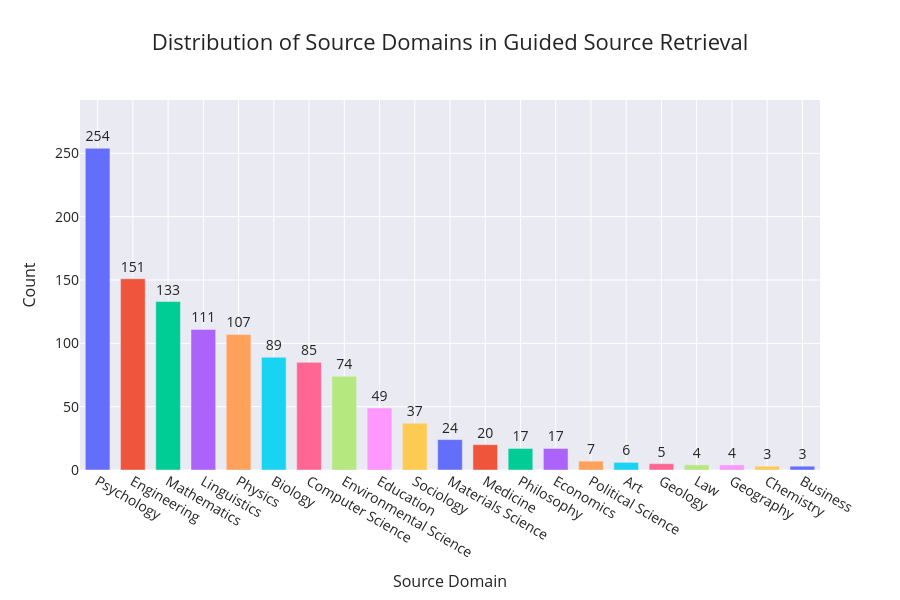

Notebook code for this chart:
### Code cell
plot_source_dist(converted_domains, "Guided Source Retrieval")

### Figure 1 — Plotly figure (JSON) as saved in the notebook; plotly's stock layout.template omitted (floating-point values rounded to 4 significant figures)
{"data": [{"hovertemplate": "Source Domain=%{x}<br>Count=%{text}<extra></extra>", "legendgroup": "Psychology", "marker": {"color": "#636efa", "pattern": {"shape": ""}}, "name": "Psychology", "orientation": "v", "showlegend": true, "text": [254.0], "textposition": "outside", "type": "bar", "x": ["Psychology"], "xaxis": "x", "y": [254], "yaxis": "y"}, {"hovertemplate": "Source Domain=%{x}<br>Count=%{text}<extra></extra>", "legendgroup": "Engineering", "marker": {"color": "#EF553B", "pattern": {"shape": ""}}, "name": "Engineering", "orientation": "v", "showlegend": true, "text": [151.0], "textposition": "outside", "type": "bar", "x": ["Engineering"], "xaxis": "x", "y": [151], "yaxis": "y"}, {"hovertemplate": "Source Domain=%{x}<br>Count=%{text}<extra></extra>", "legendgroup": "Mathematics", "marker": {"color": "#00cc96", "pattern": {"shape": ""}}, "name": "Mathematics", "orientation": "v", "showlegend": true, "text": [133.0], "textposition": "outside", "type": "bar", "x": ["Mathematics"], "xaxis": "x", "y": [133], "yaxis": "y"}, {"hovertemplate": "Source Domain=%{x}<br>Count=%{text}<extra></extra>", "legendgroup": "Linguistics", "marker": {"color": "#ab63fa", "pattern": {"shape": ""}}, "name": "Linguistics", "orientation": "v", "showlegend": true, "text": [111.0], "textposition": "outside", "type": "bar", "x": ["Linguistics"], "xaxis": "x", "y": [111], "yaxis": "y"}, {"hovertemplate": "Source Domain=%{x}<br>Count=%{text}<extra></extra>", "legendgroup": "Physics", "marker": {"color": "#FFA15A", "pattern": {"shape": ""}}, "name": "Physics", "orientation": "v", "showlegend": true, "text": [107.0], "textposition": "outside", "type": "bar", "x": ["Physics"], "xaxis": "x", "y": [107], "yaxis": "y"}, {"hovertemplate": "Source Domain=%{x}<br>Count=%{text}<extra></extra>", "legendgroup": "Biology", "marker": {"color": "#19d3f3", "pattern": {"shape": ""}}, "name": "Biology", "orientation": "v", "showlegend": true, "text": [89.0], "textposition": "outside", "type": "bar", "x": ["Biology"], "xaxis": "x", "y": [89], "yaxis": "y"}, {"hovertemplate": "Source Domain=%{x}<br>Count=%{text}<extra></extra>", "legendgroup": "Computer Science", "marker": {"color": "#FF6692", "pattern": {"shape": ""}}, "name": "Computer Science", "orientation": "v", "showlegend": true, "text": [85.0], "textposition": "outside", "type": "bar", "x": ["Computer Science"], "xaxis": "x", "y": [85], "yaxis": "y"}, {"hovertemplate": "Source Domain=%{x}<br>Count=%{text}<extra></extra>", "legendgroup": "Environmental Science", "marker": {"color": "#B6E880", "pattern": {"shape": ""}}, "name": "Environmental Science", "orientation": "v", "showlegend": true, "text": [74.0], "textposition": "outside", "type": "bar", "x": ["Environmental Science"], "xaxis": "x", "y": [74], "yaxis": "y"}, {"hovertemplate": "Source Domain=%{x}<br>Count=%{text}<extra></extra>", "legendgroup": "Education", "marker": {"color": "#FF97FF", "pattern": {"shape": ""}}, "name": "Education", "orientation": "v", "showlegend": true, "text": [49.0], "textposition": "outside", "type": "bar", "x": ["Education"], "xaxis": "x", "y": [49], "yaxis": "y"}, {"hovertemplate": "Source Domain=%{x}<br>Count=%{text}<extra></extra>", "legendgroup": "Sociology", "marker": {"color": "#FECB52", "pattern": {"shape": ""}}, "name": "Sociology", "orientation": "v", "showlegend": true, "text": [37.0], "textposition": "outside", "type": "bar", "x": ["Sociology"], "xaxis": "x", "y": [37], "yaxis": "y"}, {"hovertemplate": "Source Domain=%{x}<br>Count=%{text}<extra></extra>", "legendgroup": "Materials Science", "marker": {"color": "#636efa", "pattern": {"shape": ""}}, "name": "Materials Science", "orientation": "v", "showlegend": true, "text": [24.0], "textposition": "outside", "type": "bar", "x": ["Materials Science"], "xaxis": "x", "y": [24], "yaxis": "y"}, {"hovertemplate": "Source Domain=%{x}<br>Count=%{text}<extra></extra>", "legendgroup": "Medicine", "marker": {"color": "#EF553B", "pattern": {"shape": ""}}, "name": "Medicine", "orientation": "v", "showlegend": true, "text": [20.0], "textposition": "outside", "type": "bar", "x": ["Medicine"], "xaxis": "x", "y": [20], "yaxis": "y"}, {"hovertemplate": "Source Domain=%{x}<br>Count=%{text}<extra></extra>", "legendgroup": "Philosophy", "marker": {"color": "#00cc96", "pattern": {"shape": ""}}, "name": "Philosophy", "orientation": "v", "showlegend": true, "text": [17.0], "textposition": "outside", "type": "bar", "x": ["Philosophy"], "xaxis": "x", "y": [17], "yaxis": "y"}, {"hovertemplate": "Source Domain=%{x}<br>Count=%{text}<extra></extra>", "legendgroup": "Economics", "marker": {"color": "#ab63fa", "pattern": {"shape": ""}}, "name": "Economics", "orientation": "v", "showlegend": true, "text": [17.0], "textposition": "outside", "type": "bar", "x": ["Economics"], "xaxis": "x", "y": [17], "yaxis": "y"}, {"hovertemplate": "Source Domain=%{x}<br>Count=%{text}<extra></extra>", "legendgroup": "Political Science", "marker": {"color": "#FFA15A", "pattern": {"shape": ""}}, "name": "Political Science", "orientation": "v", "showlegend": true, "text": [7.0], "textposition": "outside", "type": "bar", "x": ["Political Science"], "xaxis": "x", "y": [7], "yaxis": "y"}, {"hovertemplate": "Source Domain=%{x}<br>Count=%{text}<extra></extra>", "legendgroup": "Art", "marker": {"color": "#19d3f3", "pattern": {"shape": ""}}, "name": "Art", "orientation": "v", "showlegend": true, "text": [6.0], "textposition": "outside", "type": "bar", "x": ["Art"], "xaxis": "x", "y": [6], "yaxis": "y"}, {"hovertemplate": "Source Domain=%{x}<br>Count=%{text}<extra></extra>", "legendgroup": "Geology", "marker": {"color": "#FF6692", "pattern": {"shape": ""}}, "name": "Geology", "orientation": "v", "showlegend": true, "text": [5.0], "textposition": "outside", "type": "bar", "x": ["Geology"], "xaxis": "x", "y": [5], "yaxis": "y"}, {"hovertemplate": "Source Domain=%{x}<br>Count=%{text}<extra></extra>", "legendgroup": "Law", "marker": {"color": "#B6E880", "pattern": {"shape": ""}}, "name": "Law", "orientation": "v", "showlegend": true, "text": [4.0], "textposition": "outside", "type": "bar", "x": ["Law"], "xaxis": "x", "y": [4], "yaxis": "y"}, {"hovertemplate": "Source Domain=%{x}<br>Count=%{text}<extra></extra>", "legendgroup": "Geography", "marker": {"color": "#FF97FF", "pattern": {"shape": ""}}, "name": "Geography", "orientation": "v", "showlegend": true, "text": [4.0], "textposition": "outside", "type": "bar", "x": ["Geography"], "xaxis": "x", "y": [4], "yaxis": "y"}, {"hovertemplate": "Source Domain=%{x}<br>Count=%{text}<extra></extra>", "legendgroup": "Chemistry", "marker": {"color": "#FECB52", "pattern": {"shape": ""}}, "name": "Chemistry", "orientation": "v", "showlegend": true, "text": [3.0], "textposition": "outside", "type": "bar", "x": ["Chemistry"], "xaxis": "x", "y": [3], "yaxis": "y"}, {"hovertemplate": "Source Domain=%{x}<br>Count=%{text}<extra></extra>", "legendgroup": "Business", "marker": {"color": "#636efa", "pattern": {"shape": ""}}, "name": "Business", "orientation": "v", "showlegend": true, "text": [3.0], "textposition": "outside", "type": "bar", "x": ["Business"], "xaxis": "x", "y": [3], "yaxis": "y"}], "layout": {"bargap": 0.3, "barmode": "relative", "font": {"size": 14}, "height": 600, "legend": {"title": {"text": "Source Domain"}, "tracegroupgap": 0}, "showlegend": false, "title": {"font": {"size": 22}, "text": "Distribution of Source Domains in Guided Source Retrieval"}, "xaxis": {"anchor": "y", "categoryarray": ["Psychology", "Engineering", "Mathematics", "Linguistics", "Physics", "Biology", "Computer Science", "Environmental Science", "Education", "Sociology", "Materials Science", "Medicine", "Philosophy", "Economics", "Political Science", "Art", "Geology", "Law", "Geography", "Chemistry", "Business"], "categoryorder": "array", "domain": [0, 1], "title": {"font": {"size": 16}, "text": "Source Domain"}}, "yaxis": {"anchor": "x", "domain": [0, 1], "range": [0, 292.1], "title": {"font": {"size": 16}, "text": "Count"}}}}
